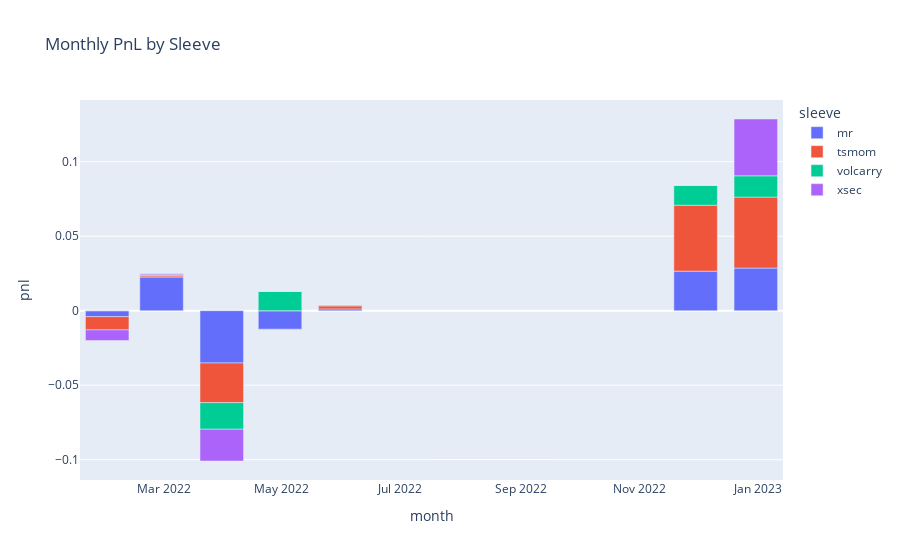

Write notebook code for a chart like this one.
### Code cell
import pandas as pd, plotly.express as px

attr_path = ROOT/'data'/'pnl_demo_attrib_sleeve.csv'
assert attr_path.exists(), f'Missing attribution CSV: {attr_path} (run backtest first)'

attr = pd.read_csv(attr_path, parse_dates=['exit_time'])
attr['month'] = attr['exit_time'].dt.to_period('M').dt.to_timestamp('M')
mon = attr.groupby(['month','sleeve'])['pnl'].sum().reset_index()
tab = mon.pivot(index='month', columns='sleeve', values='pnl').fillna(0.0)

try:
    from caas_jupyter_tools import display_dataframe_to_user
    display_dataframe_to_user('Monthly sleeve PnL', tab.reset_index())
except Exception:
    pass

px.bar(mon, x='month', y='pnl', color='sleeve',
       title='Monthly PnL by Sleeve', barmode='relative').show()

### Figure 1 — Plotly figure (JSON) as saved in the notebook; plotly's stock layout.template omitted (floating-point values rounded to 4 significant figures)
{"data": [{"hovertemplate": "sleeve=mr<br>month=%{x}<br>pnl=%{y}<extra></extra>", "legendgroup": "mr", "marker": {"color": "#636efa", "pattern": {"shape": ""}}, "name": "mr", "orientation": "v", "showlegend": true, "textposition": "auto", "type": "bar", "x": ["2022-01-31T00:00:00", "2022-02-28T00:00:00", "2022-03-31T00:00:00", "2022-04-30T00:00:00", "2022-05-31T00:00:00", "2022-11-30T00:00:00", "2022-12-31T00:00:00"], "xaxis": "x", "y": [-0.004002, 0.02261, -0.0351, -0.01239, 0.001207, 0.02655, 0.02859], "yaxis": "y"}, {"hovertemplate": "sleeve=tsmom<br>month=%{x}<br>pnl=%{y}<extra></extra>", "legendgroup": "tsmom", "marker": {"color": "#EF553B", "pattern": {"shape": ""}}, "name": "tsmom", "orientation": "v", "showlegend": true, "textposition": "auto", "type": "bar", "x": ["2022-01-31T00:00:00", "2022-02-28T00:00:00", "2022-03-31T00:00:00", "2022-04-30T00:00:00", "2022-05-31T00:00:00", "2022-11-30T00:00:00", "2022-12-31T00:00:00"], "xaxis": "x", "y": [-0.008895, 0.0008199, -0.02663, 0.0, 0.002012, 0.04425, 0.04765], "yaxis": "y"}, {"hovertemplate": "sleeve=volcarry<br>month=%{x}<br>pnl=%{y}<extra></extra>", "legendgroup": "volcarry", "marker": {"color": "#00cc96", "pattern": {"shape": ""}}, "name": "volcarry", "orientation": "v", "showlegend": true, "textposition": "auto", "type": "bar", "x": ["2022-01-31T00:00:00", "2022-02-28T00:00:00", "2022-03-31T00:00:00", "2022-04-30T00:00:00", "2022-05-31T00:00:00", "2022-11-30T00:00:00", "2022-12-31T00:00:00"], "xaxis": "x", "y": [0.0, 0.0006743, -0.01785, 0.01294, 0.0006035, 0.01327, 0.0143], "yaxis": "y"}, {"hovertemplate": "sleeve=xsec<br>month=%{x}<br>pnl=%{y}<extra></extra>", "legendgroup": "xsec", "marker": {"color": "#ab63fa", "pattern": {"shape": ""}}, "name": "xsec", "orientation": "v", "showlegend": true, "textposition": "auto", "type": "bar", "x": ["2022-01-31T00:00:00", "2022-02-28T00:00:00", "2022-03-31T00:00:00", "2022-04-30T00:00:00", "2022-05-31T00:00:00", "2022-11-30T00:00:00", "2022-12-31T00:00:00"], "xaxis": "x", "y": [-0.007116, 0.0006559, -0.02131, 0.0, 0.0, 0.0, 0.03812], "yaxis": "y"}], "layout": {"barmode": "relative", "legend": {"title": {"text": "sleeve"}, "tracegroupgap": 0}, "title": {"text": "Monthly PnL by Sleeve"}, "xaxis": {"anchor": "y", "domain": [0, 1], "title": {"text": "month"}}, "yaxis": {"anchor": "x", "domain": [0, 1], "title": {"text": "pnl"}}}}
